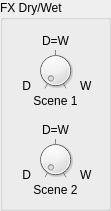
  <widget class="QGroupBox" name="groupBox_9">
   <property name="geometry">
    <rect>
     <x>260</x>
     <y>10</y>
     <width>111</width>
     <height>211</height>
    </rect>
   </property>
   <property name="title">
    <string>FX Dry/Wet</string>
   </property>
   <widget class="DialKnob" name="scene1DW">
    <property name="geometry">
     <rect>
      <x>30</x>
      <y>50</y>
      <width>51</width>
      <height>41</height>
     </rect>
    </property>
    <property name="sizePolicy">
     <sizepolicy hsizetype="Fixed" vsizetype="Fixed">
      <horstretch>0</horstretch>
      <verstretch>0</verstretch>
     </sizepolicy>
    </property>
    <property name="minimumSize">
     <size>
      <width>0</width>
      <height>0</height>
     </size>
    </property>
    <property name="maximumSize">
     <size>
      <width>16777215</width>
      <height>16777215</height>
     </size>
    </property>
    <property name="minimum">
     <number>1</number>
    </property>
    <property name="maximum">
     <number>127</number>
    </property>
    <property name="notchTarget">
     <double>70.000000000000000</double>
    </property>
    <property name="notchesVisible">
     <bool>true</bool>
    </property>
   </widget>
   <widget class="QLabel" name="param3label_5">
    <property name="geometry">
     <rect>
      <x>10</x>
      <y>90</y>
      <width>91</width>
      <height>21</height>
     </rect>
    </property>
    <property name="text">
     <string>Scene 1</string>
    </property>
    <property name="alignment">
     <set>Qt::AlignCenter</set>
    </property>
   </widget>
   <widget class="DialKnob" name="scene2DW">
    <property name="geometry">
     <rect>
      <x>30</x>
      <y>139</y>
      <width>51</width>
      <height>41</height>
     </rect>
    </property>
    <property name="sizePolicy">
     <sizepolicy hsizetype="Fixed" vsizetype="Fixed">
      <horstretch>0</horstretch>
      <verstretch>0</verstretch>
     </sizepolicy>
    </property>
    <property name="minimumSize">
     <size>
      <width>0</width>
      <height>0</height>
     </size>
    </property>
    <property name="maximumSize">
     <size>
      <width>16777215</width>
      <height>16777215</height>
     </size>
    </property>
    <property name="minimum">
     <number>1</number>
    </property>
    <property name="maximum">
     <number>127</number>
    </property>
    <property name="notchTarget">
     <double>70.000000000000000</double>
    </property>
    <property name="notchesVisible">
     <bool>true</bool>
    </property>
   </widget>
   <widget class="QLabel" name="param3label_6">
    <property name="geometry">
     <rect>
      <x>10</x>
      <y>179</y>
      <width>91</width>
      <height>21</height>
     </rect>
    </property>
    <property name="text">
     <string>Scene 2</string>
    </property>
    <property name="alignment">
     <set>Qt::AlignCenter</set>
    </property>
   </widget>
   <widget class="QLabel" name="label_10">
    <property name="geometry">
     <rect>
      <x>10</x>
      <y>159</y>
      <width>21</width>
      <height>31</height>
     </rect>
    </property>
    <property name="text">
     <string>D</string>
    </property>
    <property name="alignment">
     <set>Qt::AlignRight|Qt::AlignTrailing|Qt::AlignVCenter</set>
    </property>
   </widget>
   <widget class="QLabel" name="label_43">
    <property name="geometry">
     <rect>
      <x>80</x>
      <y>159</y>
      <width>21</width>
      <height>31</height>
     </rect>
    </property>
    <property name="text">
     <string>W</string>
    </property>
    <property name="alignment">
     <set>Qt::AlignLeading|Qt::AlignLeft|Qt::AlignVCenter</set>
    </property>
   </widget>
   <widget class="QLabel" name="label_44">
    <property name="geometry">
     <rect>
      <x>10</x>
      <y>70</y>
      <width>21</width>
      <height>31</height>
     </rect>
    </property>
    <property name="text">
     <string>D</string>
    </property>
    <property name="alignment">
     <set>Qt::AlignRight|Qt::AlignTrailing|Qt::AlignVCenter</set>
    </property>
   </widget>
   <widget class="QLabel" name="label_49">
    <property name="geometry">
     <rect>
      <x>80</x>
      <y>70</y>
      <width>21</width>
      <height>31</height>
     </rect>
    </property>
    <property name="text">
     <string>W</string>
    </property>
    <property name="alignment">
     <set>Qt::AlignLeading|Qt::AlignLeft|Qt::AlignVCenter</set>
    </property>
   </widget>
   <widget class="QLabel" name="dryWetLabel1">
    <property name="geometry">
     <rect>
      <x>30</x>
      <y>30</y>
      <width>51</width>
      <height>21</height>
     </rect>
    </property>
    <property name="frameShadow">
     <enum>QFrame::Sunken</enum>
    </property>
    <property name="text">
     <string>D=W</string>
    </property>
    <property name="alignment">
     <set>Qt::AlignCenter</set>
    </property>
   </widget>
   <widget class="QLabel" name="dryWetLabel2">
    <property name="geometry">
     <rect>
      <x>30</x>
      <y>120</y>
      <width>51</width>
      <height>20</height>
     </rect>
    </property>
    <property name="frameShadow">
     <enum>QFrame::Sunken</enum>
    </property>
    <property name="text">
     <string>D=W</string>
    </property>
    <property name="alignment">
     <set>Qt::AlignCenter</set>
    </property>
   </widget>
  </widget>
